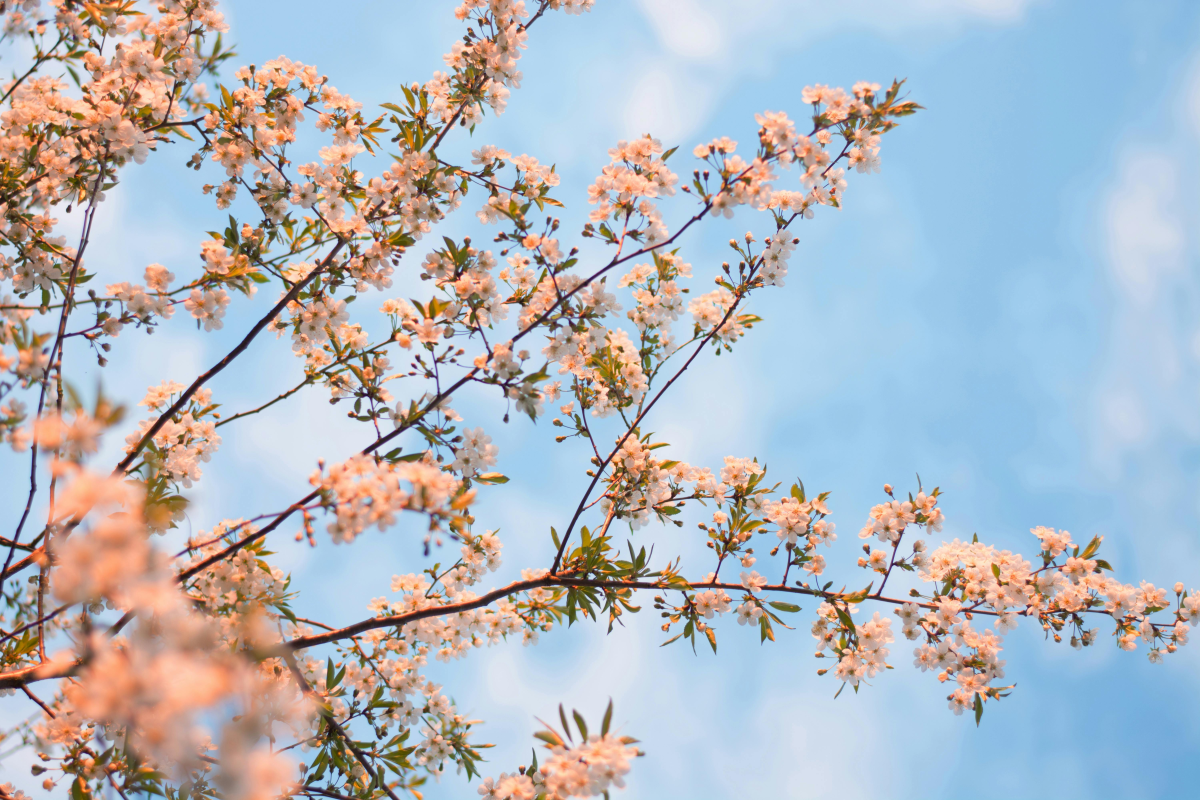
#> input picture photos/test.jpg, 6000 x 4000 px (shown at 1/5 size)
$ python double.py
#> lines starting #> are read from the running program, lines starting #| are printed output that depends on the picture
import cv2
import numpy as np


img=cv2.imread('photos/test.jpg')
#> img is the input picture: shape (4000, 6000, 3); mean B, G, R 192.2, 183.9, 177.8
re_img=cv2.resize(img,(300,700))
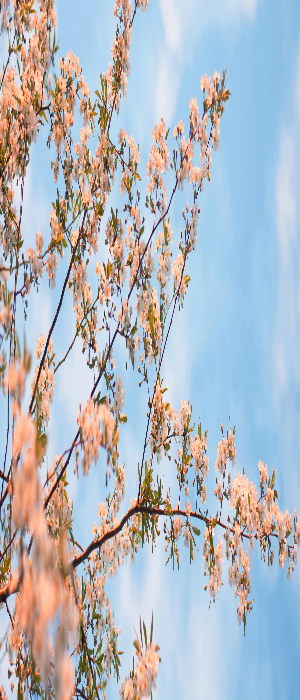
#> re_img: shape (700, 300, 3); mean B, G, R 192.2, 183.8, 177.7
h=np.hstack((re_img,re_img))
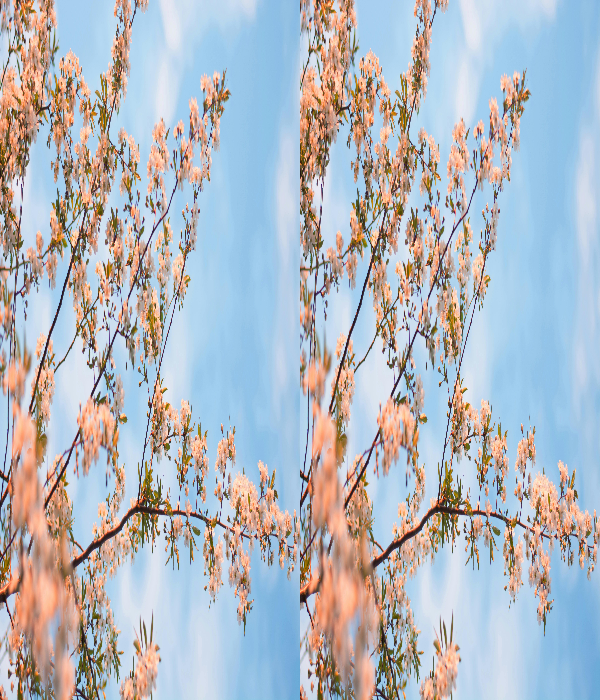
#> h: shape (700, 600, 3); mean B, G, R 192.2, 183.8, 177.7

cv2.imshow("image",h)
cv2.waitKey(0)
cv2.destroyAllWindows()

$ run again, with photos/imgg.jpeg copied over photos/test.jpg
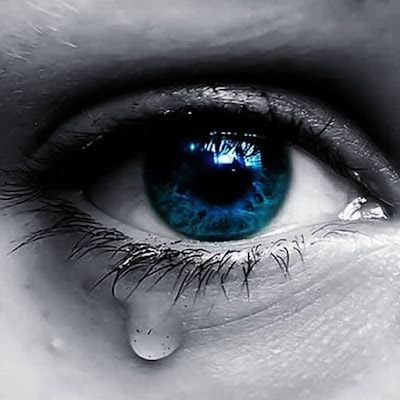
#> input picture photos/imgg.jpeg, 400 x 400 px
#> img is the input picture: shape (400, 400, 3); mean B, G, R 111.8, 106, 103.1
#> `re_img=cv2.resize(img,(300,700))`:
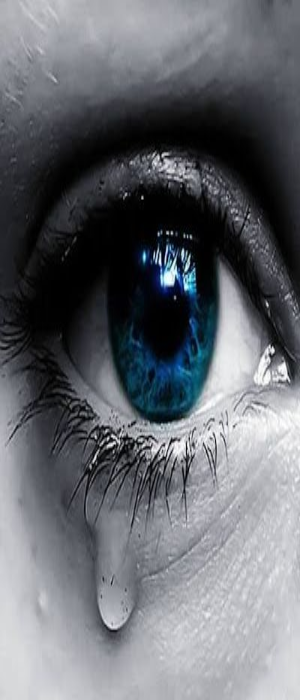
#> re_img: shape (700, 300, 3); mean B, G, R 111.7, 106, 103
#> `h=np.hstack((re_img,re_img))`:
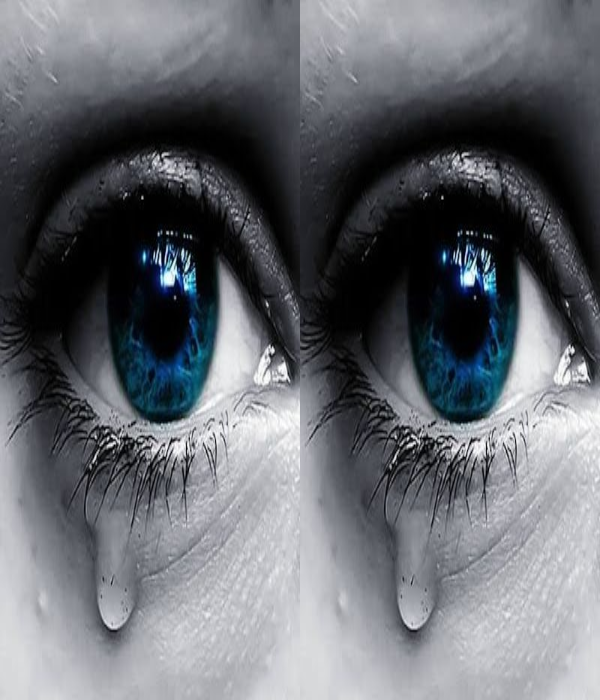
#> h: shape (700, 600, 3); mean B, G, R 111.7, 106, 103
